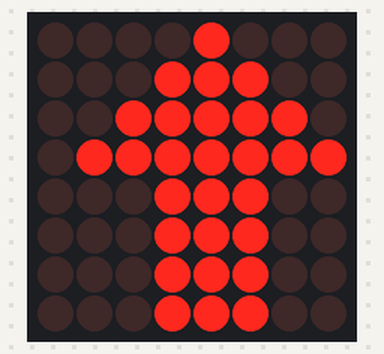
Recording of a sketch running on a simulated Arduino Mega 2560, built with avr-gcc and run on an emulated ATmega2560. Shown: 8×8 LED matrix.

Above: at 0.1 s.

The sketch:

4A_Liftnomove.ino
```cpp
#include <MD_MAX72xx.h>
#include <SPI.h>

// ขาเชื่อมต่อ: CS=5, DIN=23, CLK=18
#define HARDWARE_TYPE MD_MAX72XX::FC16_HW
#define MAX_DEVICES 1
#define CS_PIN    5
#define DATA_PIN  23
#define CLK_PIN   18

MD_MAX72XX mx = MD_MAX72XX(HARDWARE_TYPE, DATA_PIN, CLK_PIN, CS_PIN, MAX_DEVICES);

// รูปลูกศรชี้ขึ้น (Up Arrow)
uint8_t arrowUp[8] = {
  0b00001000, //      XX      (หัวลูกศร)
  0b00011100, //     XXXX
  0b00111110, //    XXXXXX
  0b01111111, //   XXXXXXXX
  0b00011100, //      XX      (ก้านลูกศร)
  0b00011100, //      XX
  0b00011100, //      XX
  0b00011100  //      XX
};

void setup() {
  mx.begin();
  mx.control(MD_MAX72XX::INTENSITY, 5); // ปรับความสว่าง
  mx.clear();

  // แสดงผลรูปลูกศร
  for (int i = 0; i < 8; i++) {
    mx.setRow(0, i, arrowUp[i]);
  }
}

void loop() {
  // แสดงค้างไว้ตลอด
}
```
